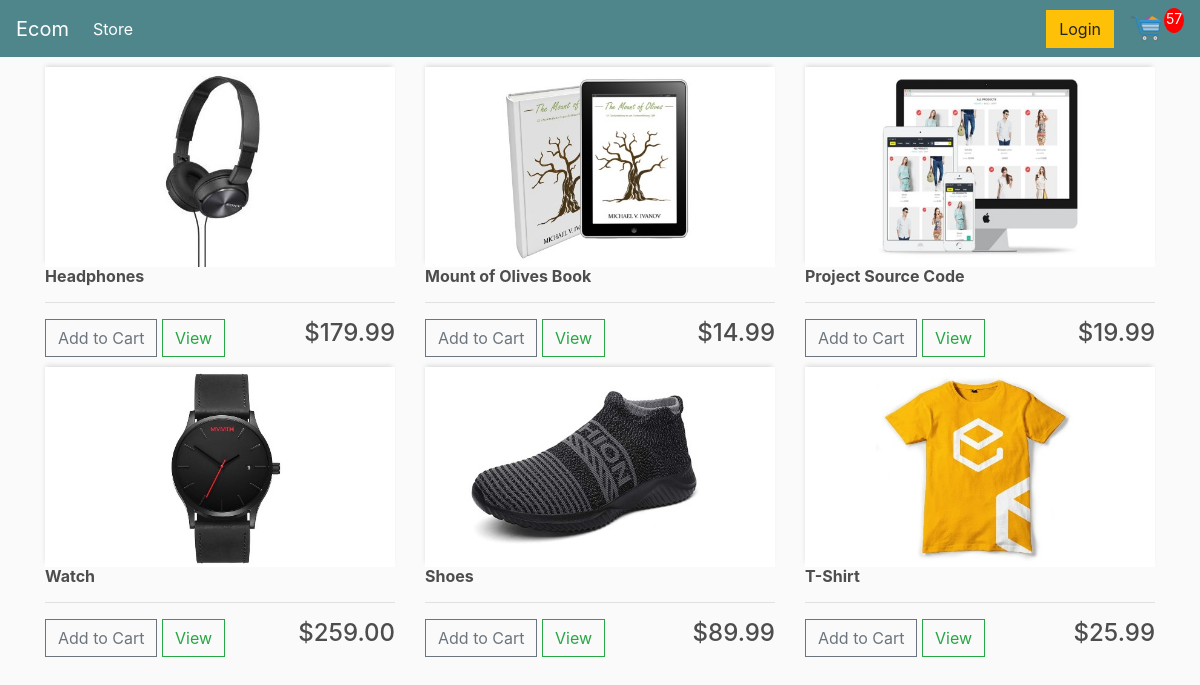
The app's page / (signed in) with its own data.
### store/models.py (models this page shows, shortened)
class Product(models.Model):
    name = models.CharField(max_length=200,null=True)
    price = models.FloatField()
    digital = models.BooleanField(default=False,null=True,blank=False)
    image = models.ImageField(null=True,blank=True)
    @property
    def imageURL(self):
        try:
            url = self.image.url
        except:
            url=''
        return url

### store/views.py (the view)
# urls.py: path('',include('store.urls')),
def store(request):
    if request.user.is_authenticated:
        customer = request.user.customer
        order, created = Order.objects.get_or_create(customer=customer, complete=False)
        items = order.orderitem_set.all()
        cartItems = order.get_cart_items
    else:
        items = []
        order = {'get_cart_total':0, 'get_cart_items':0}
        cartItems = order.get_cart_items
    products = Product.objects.all()
    context = {'products':products, 'cartItems':cartItems}
    return render(request, 'store/store.html', context)

### store/models.py (called while the page is built)
    @property
    def get_cart_items(self):
        orderitems = self.orderitem_set.all()
        total = sum([item.quantity for item in orderitems])
        return total

### store/templates/store/store.html
{% extends 'store/main.html' %}
{% load static %}
{% block content %}
    <div class="row">
    {% for product in products %}
        <div class="col-lg-4">
            <img class="thumbnail" src="{{product.imageURL}}">
            <div class="box-element-product">
                <h6><strong>{{product.name}}</strong></h6>
                <hr>
                <button data-product={{product.id}} data-action="add" class="btn btn-outline-secondary add-btn update-cart">Add to Cart</button>
                <a class="btn btn-outline-success" href="#">View</a>
                <h4 style="display:inline-block;float:right">${{product.price|floatformat:2}}</h4>
            </div>
        </div>
    {% endfor %}
    </div>
{% endblock content %}

### static/css/main.css (style rules this page uses)
body { background-color: hsl(0, 0%, 98%); }
h1,h2,h3,h4,h5,h6 { color:hsl(0, 0%, 30%); }
.thumbnail { width: 100%; height: 200px; -webkit-box-shadow: -1px -3px 5px -2px rgba(214,214,214,1); -moz-box-shadow: -1px -3px 5px -2px rgba(214,214,214,1); box-shadow: -1px -3px 5px -2px rgba(214,214,214,1); }
.col-lg-4, .col-lg-6, .col-lg-8, .col-lg-12 { margin-top: 10px; }
.btn { border-radius: 0; }

### records on screen
Product: imageURL (picture), name "Headphones", price "179.99"
Product: imageURL (picture), name "Mount of Olives Book", price "14.99"
Product: imageURL (picture), name "Project Source Code", price "19.99"
Product: imageURL (picture), name "Watch", price "259.00"
Product: imageURL (picture), name "Shoes", price "89.99"
Product: imageURL (picture), name "T-Shirt", price "25.99"

### other values on screen
{{ cartItems }} "57"
